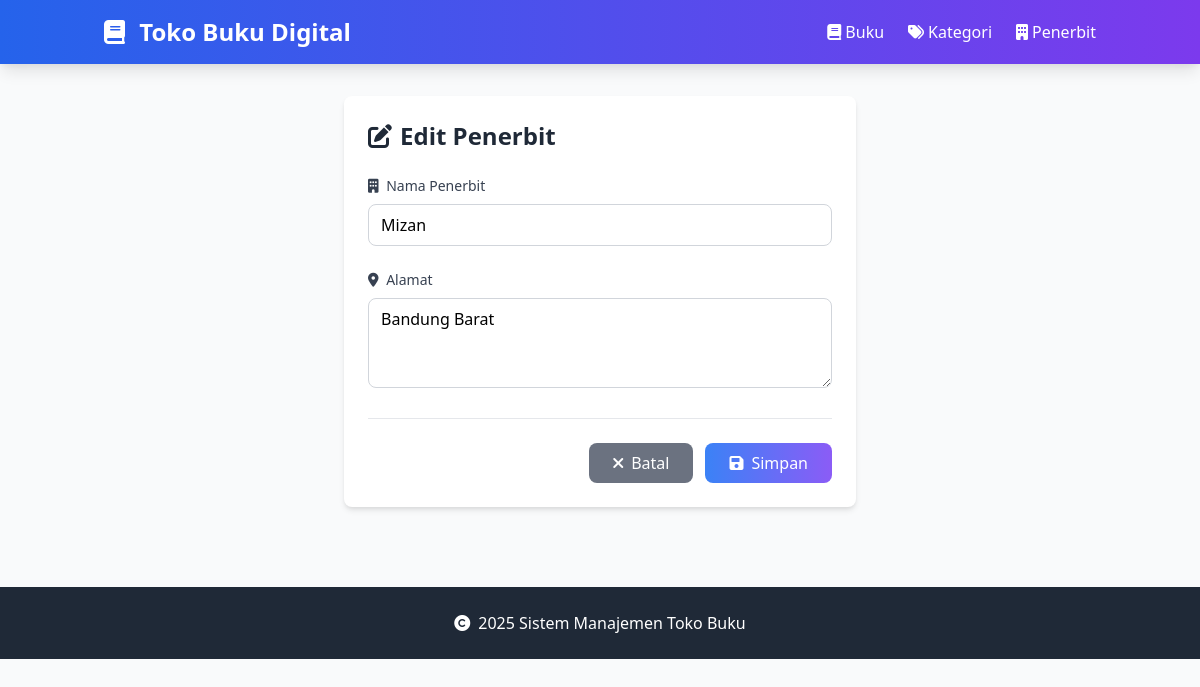
/Project/index.php?entity=penerbit&action=edit&id=3, run on an earlier commit of the app's database.
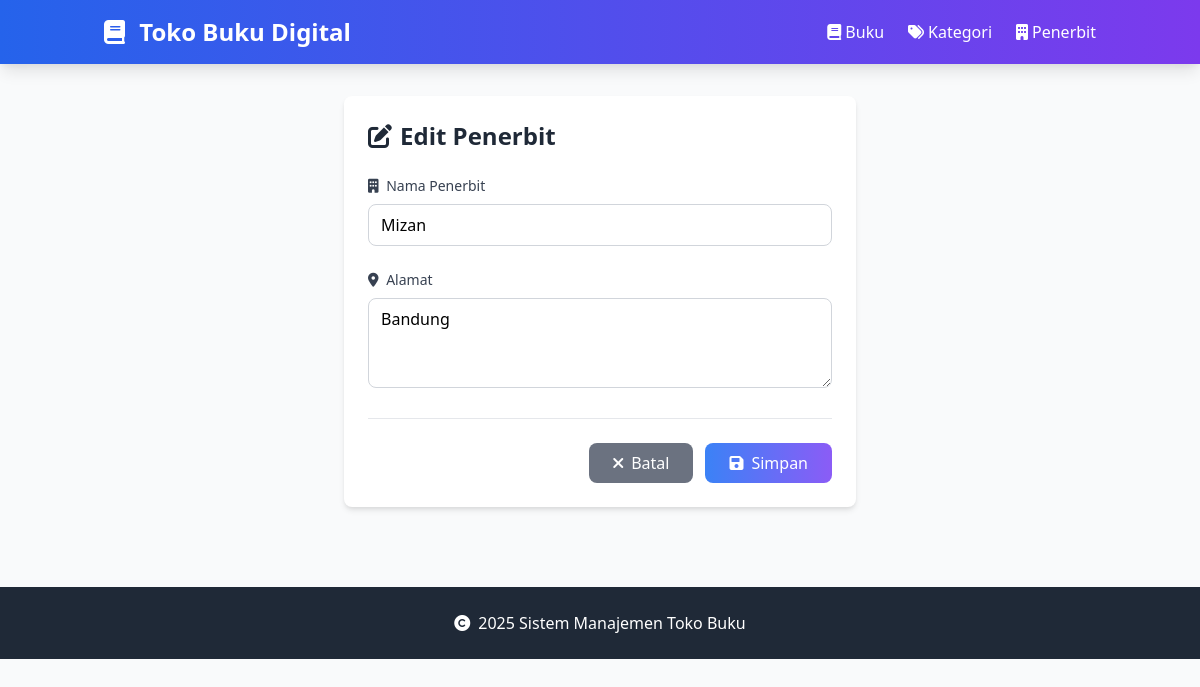
And on a later commit of the database.
### tables this page shows
CREATE TABLE `penerbit` (
  `id` int(11) NOT NULL,
  `nama_penerbit` varchar(100) NOT NULL,
  `alamat` text DEFAULT NULL
);

### Project/model/Penerbit.php (called while the page is built, shortened)
<?php
require_once 'config/Database.php';
class Penerbit {
    private $conn;
    private $table = 'penerbit';
    public function __construct() {
        $database = new Database();
        $this->conn = $database->getConnection();
    }
    public function getById($id) {
        $query = "SELECT * FROM " . $this->table . " WHERE id = :id";
        $stmt = $this->conn->prepare($query);
        $stmt->bindParam(':id', $id);
        $stmt->execute();
        return $stmt->fetch(PDO::FETCH_ASSOC);
    }
}
?>

### Project/config/Database.php (called while the page is built, shortened)
<?php
class Database {
    private $host = "localhost";
    private $username = "root";
    private $password = "";
    private $database = "toko_buku";
    public function getConnection() {
        $this->conn = null;
        try {
            $this->conn = new PDO("mysql:host=" . $this->host . ";dbname=" . $this->database, $this->username, $this->password);
            $this->conn->setAttribute(PDO::ATTR_ERRMODE, PDO::ERRMODE_EXCEPTION);
        } catch(PDOException $e) {
            echo "Connection error: " . $e->getMessage();
        }
        return $this->conn;
    }
}
?>

### Project/viewmodel/PenerbitViewModel.php (called while the page is built, shortened)
<?php
require_once 'model/Penerbit.php';
class PenerbitViewModel {
    private $penerbit;
    public function __construct() {
        $this->penerbit = new Penerbit();
    }
    public function getPenerbitById($id) {
        return $this->penerbit->getById($id);
    }
}
?>

### Project/views/penerbit_form.php (the view)
<?php
require_once 'views/template/header.php';
?>
<div class="max-w-lg mx-auto bg-white rounded-lg shadow-md p-6">
    <div class="mb-6">
        <h2 class="text-2xl font-bold text-gray-800 flex items-center">
            <i class="fas fa-<?php echo isset($penerbit) ? 'edit' : 'plus'; ?> mr-2"></i>
            <?php echo isset($penerbit) ? 'Edit Penerbit' : 'Tambah Penerbit'; ?>
        </h2>
    </div>
    <form action="index.php?entity=penerbit&action=<?php echo isset($penerbit) ? 'update&id=' . $penerbit['id'] : 'save'; ?>"
          method="POST" class="space-y-6">
        <div>
            <label class="block text-sm font-medium text-gray-700 mb-2">
                <i class="fas fa-building mr-1"></i>
                Nama Penerbit
            </label>
            <input type="text" name="nama_penerbit"
                   value="<?php echo isset($penerbit) ? htmlspecialchars($penerbit['nama_penerbit']) : ''; ?>"
                   class="w-full border border-gray-300 rounded-lg px-3 py-2 focus:outline-none focus:ring-2 focus:ring-blue-500 focus:border-transparent"
                   required placeholder="Masukkan nama penerbit">
        </div>
        <div>
            <label class="block text-sm font-medium text-gray-700 mb-2">
                <i class="fas fa-map-marker-alt mr-1"></i>
                Alamat
            </label>
            <textarea name="alamat" rows="3"
                      class="w-full border border-gray-300 rounded-lg px-3 py-2 focus:outline-none focus:ring-2 focus:ring-blue-500 focus:border-transparent"
                      placeholder="Masukkan alamat penerbit"><?php echo isset($penerbit) ? htmlspecialchars($penerbit['alamat']) : ''; ?></textarea>
        </div>
        <div class="flex justify-end space-x-3 pt-6 border-t">
            <a href="index.php?entity=penerbit"
               class="bg-gray-500 hover:bg-gray-600 text-white px-6 py-2 rounded-lg transition duration-300 flex items-center">
                <i class="fas fa-times mr-2"></i>
                Batal
            </a>
            <button type="submit"
                    class="bg-gradient-to-r from-blue-500 to-purple-500 hover:from-blue-600 hover:to-purple-600 text-white px-6 py-2 rounded-lg transition duration-300 flex items-center">
                <i class="fas fa-save mr-2"></i>
                Simpan
            </button>
        </div>
    </form>
</div>
<?php
require_once 'views/template/footer.php';
?>

What changed in the data, as far as the page shows it:
changed penerbit "Mizan": alamat "Bandung Barat" → "Bandung"
